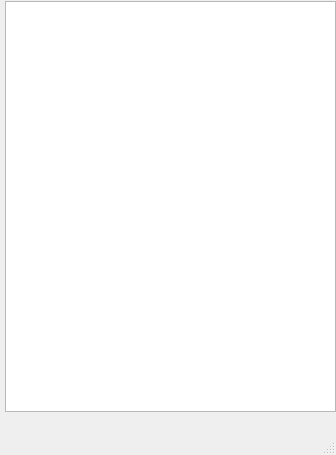
<?xml version="1.0" encoding="UTF-8"?>
<ui version="4.0">
 <class>MainWindow</class>
 <widget class="QMainWindow" name="MainWindow">
  <property name="geometry">
   <rect>
    <x>0</x>
    <y>0</y>
    <width>336</width>
    <height>455</height>
   </rect>
  </property>
  <property name="windowTitle">
   <string>MainWindow</string>
  </property>
  <widget class="QWidget" name="centralwidget">
   <widget class="QTextBrowser" name="textBrowser">
    <property name="geometry">
     <rect>
      <x>5</x>
      <y>1</y>
      <width>331</width>
      <height>411</height>
     </rect>
    </property>
   </widget>
  </widget>
  <widget class="QMenuBar" name="menubar">
   <property name="geometry">
    <rect>
     <x>0</x>
     <y>0</y>
     <width>336</width>
     <height>21</height>
    </rect>
   </property>
  </widget>
  <widget class="QStatusBar" name="statusbar"/>
 </widget>
 <resources/>
 <connections/>
</ui>
